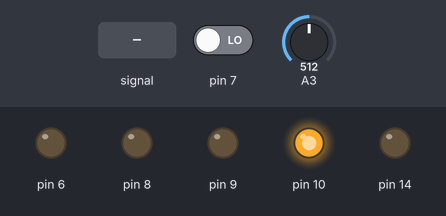
Recording of a sketch running on a simulated Arduino Uno, built with avr-gcc and run on an emulated ATmega328P. On the bench: output pins drawn as LEDs (lit = HIGH). Dashed ring = blinking. The test bench sets the inputs (shaded band); at power-on: pin 7 LOW, A3 = 512.

Above: at 1.2 s.
1.3 s: A3 fed a 200 Hz sine of ±255 counts around its level
At 2.46 s:
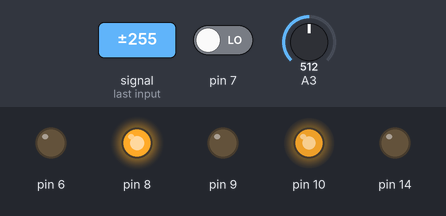
4.3 s: pin 7 driven HIGH
At 15.1 s:
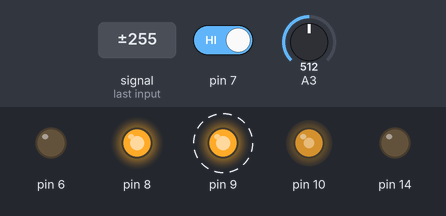
Timing chart, 0 to 16.3 s (numbered marks = the images above; inputs shaded):
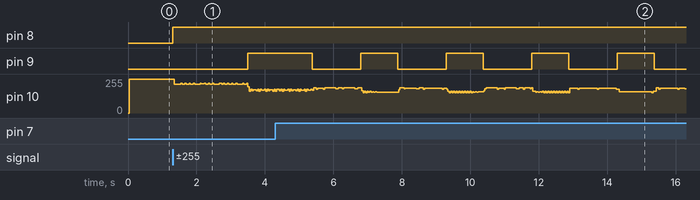

The sketch:

Talking_tom_Final.ino
```cpp
#define WRITE_ENABLE       0x06
#define WRITE_DISABLE      0x04
#define CHIP_ERASE         0xc7
#define READ_STATUS_REG_1  0x05
#define READ_DATA          0x03
#define PAGE_PROGRAM       0x02
#define JEDEC_ID           0x9F
#define BLOCK_ERASE        0xD8

byte buf0[256];
byte buf1[256];
boolean enable_buf0 = true;
boolean enable_buf1 = false;
boolean write_pointer = true;
boolean read_pointer = true;
unsigned int bufByteCount = 0;
unsigned int buffByteCount = 0;
boolean flag = true;
int pagenumber = 0, recpage = 0;
uint8_t val = 0;
float current_ip = 0;
float previous_ip = 0;
//float lambda = 0.0001;
//float lambda = 0.005;
//float lambda = 0.01;
float lambda = 0.017;
//boolean startrec = false;
boolean mode;

inline float ewma() {
  current_ip = lambda * val * 1.0 + (1 - lambda) * previous_ip;
  previous_ip = current_ip;
  return previous_ip;
}

unsigned char transmit(unsigned char data) {
  SPDR = data;
  while (!(SPSR & (1 << SPIF)));
  return (SPDR);
}

void chip_erase(void) {
  PORTB |= 0X04;
  PORTB &= ~0X04;
  transmit(WRITE_ENABLE);
  PORTB |= 0X04;
  PORTB &= ~0X04;
  transmit(CHIP_ERASE);
  PORTB |= 0X04;
  not_busy();
}
void block_erase(word page_number) {
  PORTB |= 0X04;
  PORTB &= ~0X04;
  transmit(WRITE_ENABLE);
  PORTB |= 0X04;
  PORTB &= ~0X04;
  transmit(BLOCK_ERASE);
  transmit((page_number >>  8) & 0xFF);
  transmit((page_number >>  0) & 0xFF);
  transmit(0);
  PORTB |= 0X04;
  not_busy();
}
void _read_page(word page_number, byte *page_buffer) {
  PORTB |= 0X04;
  PORTB &= ~0X04;
  transmit(READ_DATA);
  transmit((page_number >> 8) & 0xFF);
  transmit((page_number >> 0) & 0xFF);
  transmit(0);
  for (int i = 0; i < 256; ++i) {
    page_buffer[i] = transmit(0);
  }
  PORTB |= 0X04;
  not_busy();
}

void _write_page(word page_number, byte *page_buffer) {
  PORTB |= 0X04;
  PORTB &= ~0X04;
  transmit(WRITE_ENABLE);
  PORTB |= 0X04;
  PORTB &= ~0X04;
  transmit(PAGE_PROGRAM);
  transmit((page_number >>  8) & 0xFF);
  transmit((page_number >>  0) & 0xFF);
  transmit(0);
  for (int i = 0; i < 256; ++i) {
    transmit(page_buffer[i]);
  }
  PORTB |= 0X04;
  not_busy();
}

//void _erase_page(word page_number ) {
//  PORTB |= 0X04;
//  PORTB &= ~0X04;
//  transmit(WRITE_ENABLE);
//  PORTB |= 0X04;
//  PORTB &= ~0X04;
//  transmit(SECTOR_ERASE);
//  transmit((page_number >>  8) & 0xFF);
//  transmit((page_number >>  0) & 0xFF);
//  transmit(0);
//  PORTB |= 0X04;
//  not_busy();
//}
void not_busy(void) {
  PORTB |= 0X04;
  PORTB &= ~0X04;
  transmit(READ_STATUS_REG_1);
  while (transmit(0) & 1) {};
  PORTB |= 0X04;
}

void adc_set_update() {
  pagenumber = 0;
  OCR0A = 128;// set PWM for 50% duty cycle
  ADCSRA |= 1 << ADPS2;    // makes ADPS2 AS 0
  ADCSRA &= ~ 1 << ADPS1;
  ADCSRA &= ~ 1 << ADPS0;
}

void setup() {
  DDRD &= ~ (1 << DDD7);
  //  mode = mode = (PIND >> 7);

  //  if (mode) {
  //    ADCSRA |= 1 << ADPS2;    // makes ADPS2 AS 0
  //    ADCSRA &= ~1 << ADPS1;
  //    ADCSRA &= ~ 1 << ADPS0;
  //  } else {
  //    ADCSRA |= 1 << ADPS2;
  //    ADCSRA &= ~ 1 << ADPS1;
  //    ADCSRA |= 1 << ADPS0;
  //  }

  ADMUX |= 1 << ADLAR;
  ADMUX |= 1 << MUX1;
  ADMUX |= 1 << MUX0;
  ADCSRA |= 1 << ADIE;
  ADCSRA |= 1 << ADEN;
  DDRB |= 0X2C;
  DDRB |= 0x03;
  PORTB |= 0x00;
  SPCR |= 1 << MSTR ;
  SPCR |= 1 << SPE;
  DDRD = 0;
  DDRD |= (1 << DDD6);
  OCR0A = 0;
  TCCR0A |= (1 << COM0A1);
  TCCR0A |= (1 << WGM01) | (1 << WGM00);
  TCCR0B |= (1 << CS00);
  TCCR0B &= ~(1 << CS01);
  TCCR0B &= ~(1 << CS02);

  //profiling
  DDRC |= 0x01;
  PORTC |= 0x00;

  sei();
  ADCSRA |= 1 << ADSC;
}

void loop() {
  OCR0A = 0;
  block_erase(0);
  block_erase(256);
  //  block_erase(512);
  //  block_erase(768);
  //  block_erase(1024);

  mode = (PIND >> 7);
  //  mode = true;
  if (mode) {
    ADCSRA |= 1 << ADPS2;    // makes ADPS2 AS 0
    ADCSRA &= ~ 1 << ADPS1;
    ADCSRA &= ~ 1 << ADPS0;
  } else {
    ADCSRA |= 1 << ADPS2;
    ADCSRA &= ~ 1 << ADPS1;
    ADCSRA |= 1 << ADPS0;
  }

  OCR0A = 0;
  pagenumber = 0;
  recpage = 0;
  flag = true;
  PORTB &= ~ (0x03);

  sei();
  ADCSRA |= 1 << ADSC;
  while (ewma() < 28) {
    val = abs(ADCH - 132);
  }
  while (pagenumber < 256 && ewma() > 1.3) {//1.1,1.2,1.3,....
    PORTB |= 0x01;
    if (enable_buf0 && !write_pointer) {
      pagenumber++;
      _write_page(pagenumber, buf0);
      enable_buf0 = false;
    }
    if (enable_buf1 && write_pointer) {
      pagenumber++;
      _write_page(pagenumber, buf1);
      enable_buf1 = false;
    }
  }
  recpage = pagenumber;
  cli();

  //  if (!mode) {
  //    adc_set_update();
  //  } else {
  //    ADCSRA |= 1 << ADPS2;    // makes ADPS2 AS 0
  //    ADCSRA &= ~1 << ADPS1;
  //    ADCSRA &= ~ 1 << ADPS0;
  //  }

  adc_set_update();

  pagenumber = 0;
  flag = false;
  sei();
  ADCSRA |= 1 << ADSC;
  while (pagenumber < recpage) {
    PORTB |= 0x02;
    if (enable_buf0 && !read_pointer) {
      pagenumber++;
      _read_page(pagenumber, buf0);
      enable_buf0 = false;
    }
    if (enable_buf1 && read_pointer) {
      pagenumber++;
      _read_page(pagenumber, buf1);
      enable_buf1 = false;
    }
  }
  cli();
  val = 0;
  PORTB &= ~ (0x03);
  PORTD = 0x00;
  //  DDRD = 0xff;
  //  ADCSRA |= 1 << ADPS2;
  //  ADCSRA &= ~ 1 << ADPS1;
  //  ADCSRA |= 1 << ADPS0;

  mode = (PIND >> 7);
  if (mode) {
    ADCSRA |= 1 << ADPS2;    // makes ADPS2 AS 0
    ADCSRA &= ~1 << ADPS1;
    ADCSRA &= ~ 1 << ADPS0;
  } else {
    ADCSRA |= 1 << ADPS2;
    ADCSRA &= ~ 1 << ADPS1;
    ADCSRA |= 1 << ADPS0;
  }

  ADMUX |= 1 << ADLAR;
  ADMUX |= 1 << MUX1;
  ADMUX |= 1 << MUX0;
  ADCSRA |= 1 << ADIE;
  ADCSRA |= 1 << ADEN;
  OCR0A = 0;
}
ISR(ADC_vect) {
  //profiling
//  PORTC |= 0x01;
//  PORTC &=~(0x01);

  if (flag) {
    OCR0A = 0;
    bufByteCount++;
    if (bufByteCount == 256) {
      bufByteCount = 0;
      enable_buf0 = true;
      enable_buf1 = true;
      write_pointer = !write_pointer;
      val = abs( ADCH - 132);
    }
    if (enable_buf0 && write_pointer) {
      buf0[bufByteCount] = ADCH;
    }
    if (enable_buf1 && !write_pointer) {
      buf1[bufByteCount] = ADCH;
    }

    ADCSRA |= 1 << ADSC;
    return;
  }

  if (!flag && mode) {
    ADCSRA |= 1 << ADSC;
    buffByteCount++;
    if (buffByteCount == 256) {
      buffByteCount = 0;
      enable_buf0 = true;
      enable_buf1 = true;
      read_pointer = !read_pointer;
    }
    if (enable_buf0 && read_pointer) {
      OCR0A = buf0[buffByteCount];
    }
    if (enable_buf1 && !read_pointer) {
      OCR0A = buf1[buffByteCount];
    }

    //    ADCSRA |= 1 << ADSC;u
    return;
  }

  if (!flag && !mode) {
    buffByteCount++;
    if (buffByteCount == 256) {
      buffByteCount = 0;
      enable_buf0 = true;
      enable_buf1 = true;
      read_pointer = !read_pointer;
    }
    if (enable_buf0 && read_pointer) {
      OCR0A = buf0[buffByteCount];
      delayMicroseconds(10);
    }
    if (enable_buf1 && !read_pointer) {
      OCR0A = buf1[buffByteCount];
      delayMicroseconds(10);
    }

    ADCSRA |= 1 << ADSC;
    return;
  }
}
```

Measured:
- after the input at 1.3 s, pin 8: LOW → HIGH at once; pin 9: LOW → HIGH after 2.2 s
- after the input at 4.3 s, pin 6: stays LOW (without the input it goes to HIGH after 11.5 s); pin 9: alternates HIGH for 1.1 s and LOW for 1.4 s, starting after 2.5 s
